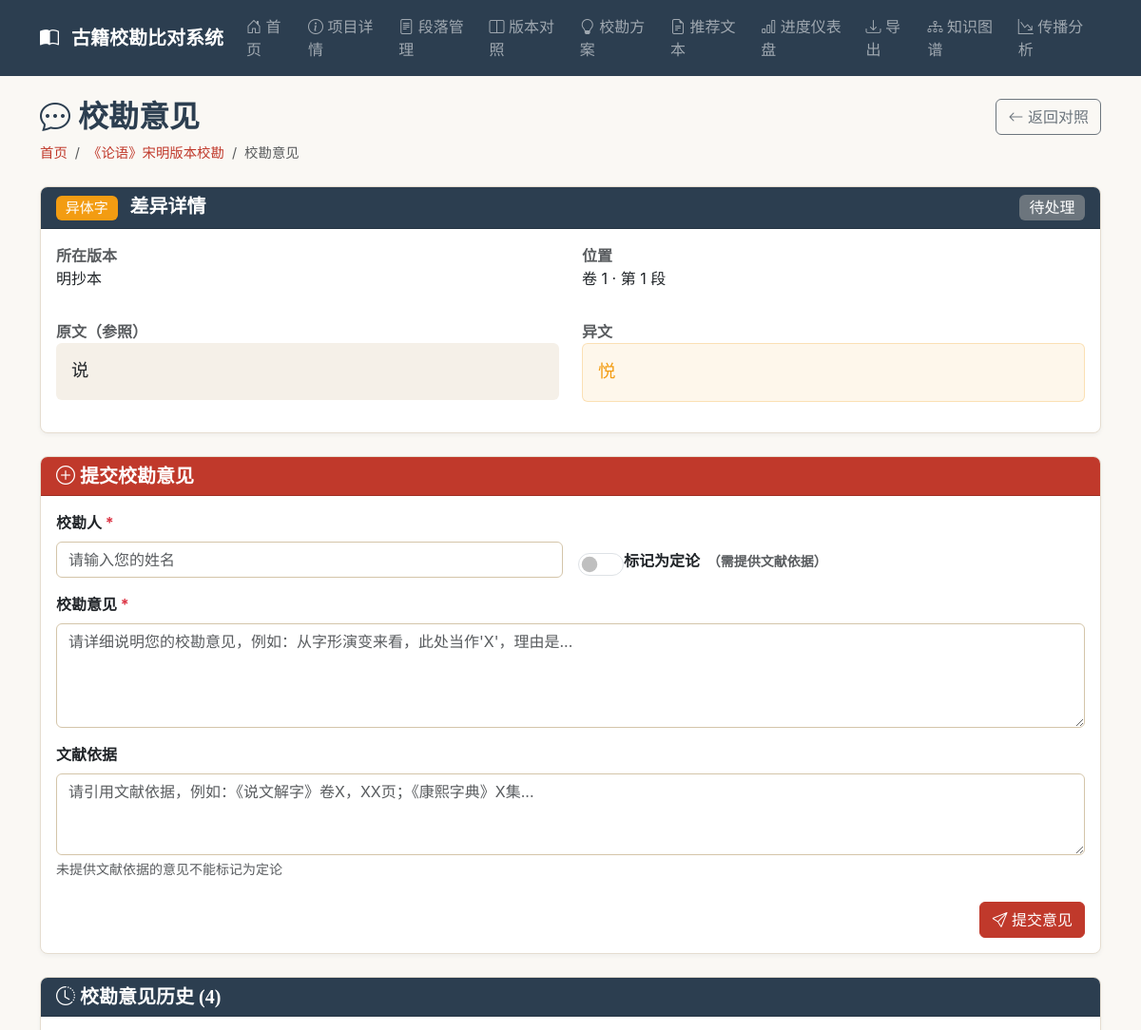
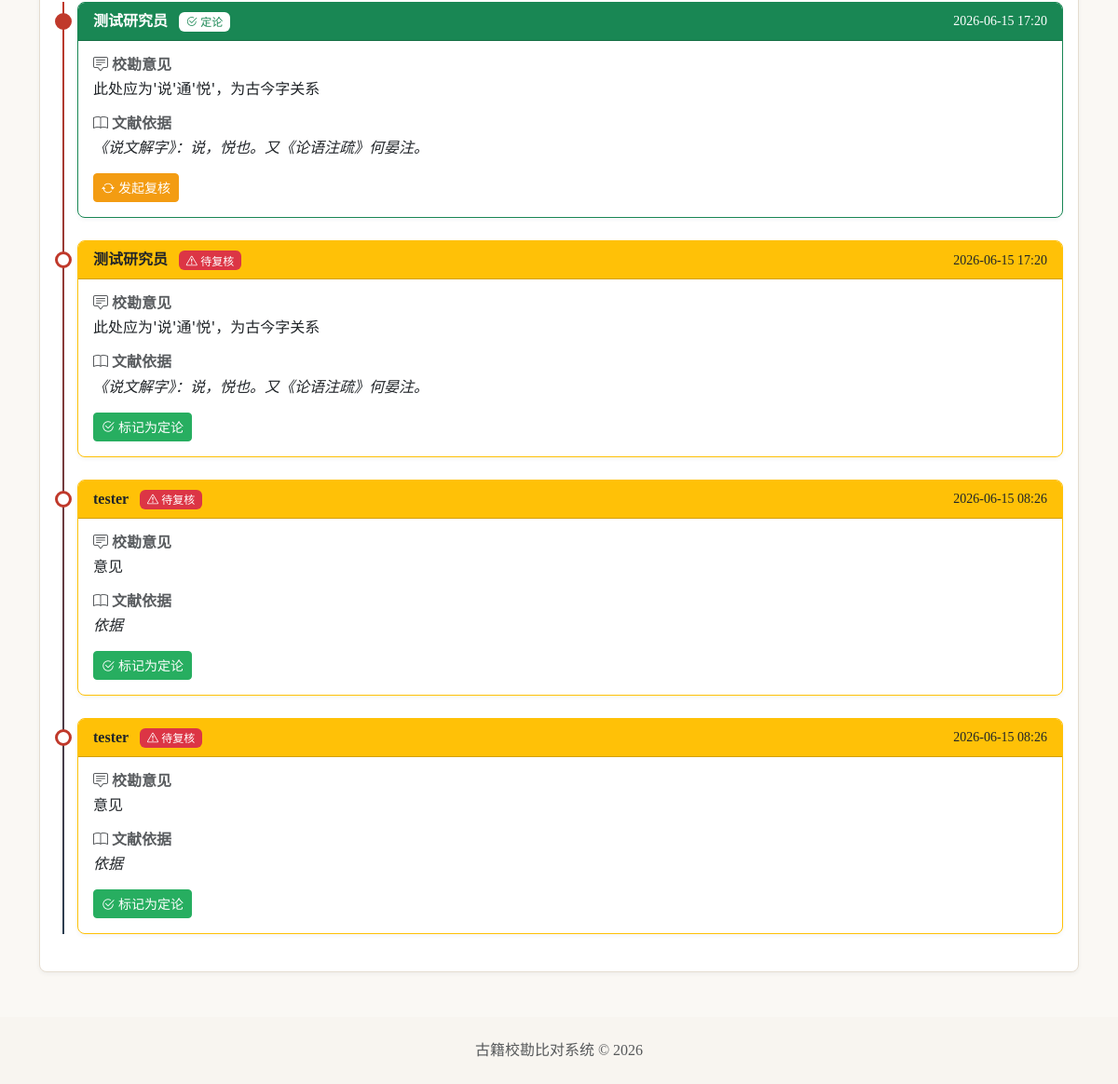
The app's page /projects/1/collation/1 with its own data (2 pictures, top to bottom).
### app/models.py (models this page shows)
class Project(Base):
    __tablename__ = "project"
    id = Column(Integer, primary_key=True, autoincrement=True)
    name = Column(String(255), nullable=False)
    description = Column(Text, nullable=True)
    book_title = Column(String(255), nullable=False)
    created_at = Column(DateTime, default=datetime.now)
    versions = relationship("Version", back_populates="project", cascade="all, delete-orphan")
    diffs = relationship("Diff", back_populates="project", cascade="all, delete-orphan")

class Version(Base):
    __tablename__ = "version"
    id = Column(Integer, primary_key=True, autoincrement=True)
    project_id = Column(Integer, ForeignKey("project.id", ondelete="CASCADE"), nullable=False)
    name = Column(String(255), nullable=False)
    source = Column(Text, nullable=True)
    year = Column(String(50), nullable=True)
    __table_args__ = (UniqueConstraint("project_id", "name", name="uq_project_version_name"),)
    project = relationship("Project", back_populates="versions")
    passages = relationship("Passage", back_populates="version", cascade="all, delete-orphan")
    diffs = relationship("Diff", back_populates="version", cascade="all, delete-orphan")

class Passage(Base):
    __tablename__ = "passage"
    id = Column(Integer, primary_key=True, autoincrement=True)
    version_id = Column(Integer, ForeignKey("version.id", ondelete="CASCADE"), nullable=False)
    volume_no = Column(Integer, nullable=False)
    paragraph_no = Column(Integer, nullable=False)
    content = Column(Text, nullable=False)
    updated_at = Column(DateTime, default=datetime.now, onupdate=datetime.now)
    __table_args__ = (UniqueConstraint("version_id", "volume_no", "paragraph_no", name="uq_version_volume_paragraph"),)
    version = relationship("Version", back_populates="passages")
    diffs = relationship("Diff", back_populates="passage", cascade="all, delete-orphan")

class Diff(Base):
    __tablename__ = "diff"
    id = Column(Integer, primary_key=True, autoincrement=True)
    project_id = Column(Integer, ForeignKey("project.id", ondelete="CASCADE"), nullable=False)
    passage_id = Column(Integer, ForeignKey("passage.id", ondelete="CASCADE"), nullable=False)
    version_id = Column(Integer, ForeignKey("version.id", ondelete="CASCADE"), nullable=False)
    diff_type = Column(String(20), nullable=False)
    position_start = Column(Integer, nullable=False)
    position_end = Column(Integer, nullable=False)
    text = Column(Text, nullable=True)
    reference_text = Column(Text, nullable=True)
    status = Column(String(20), default="pending")
    project = relationship("Project", back_populates="diffs")
    passage = relationship("Passage", back_populates="diffs")
    version = relationship("Version", back_populates="diffs")
    collation_notes = relationship("CollationNote", back_populates="diff", cascade="all, delete-orphan")
    proposals = relationship("CollationProposal", back_populates="diff", cascade="all, delete-orphan")
    discussions = relationship("DiscussionMessage", back_populates="diff", cascade="all, delete-orphan")

class CollationNote(Base):
    __tablename__ = "collation_note"
    id = Column(Integer, primary_key=True, autoincrement=True)
    diff_id = Column(Integer, ForeignKey("diff.id", ondelete="CASCADE"), nullable=False)
    author = Column(String(255), nullable=False)
    content = Column(Text, nullable=False)
    evidence = Column(Text, nullable=True)
    is_final = Column(Boolean, default=False)
    needs_review = Column(Boolean, default=False)
    created_at = Column(DateTime, default=datetime.now)
    diff = relationship("Diff", back_populates="collation_notes")

### app/routers/collation.py (the view)
@router.get("/projects/{project_id}/collation/{diff_id}", response_class=HTMLResponse)
async def collation_page(
    request: Request,
    project_id: int,
    diff_id: int,
    db: Session = Depends(get_db)
):
    project = crud.get_project(db, project_id)
    if not project:
        raise HTTPException(status_code=404, detail="项目不存在")
    diff = crud.get_diff(db, diff_id)
    if not diff:
        raise HTTPException(status_code=404, detail="差异不存在")
    notes = crud.get_collation_notes_by_diff(db, diff_id)
    version = crud.get_version(db, diff.version_id)
    passage = crud.get_passage(db, diff.passage_id)
    diff_label = DIFF_TYPE_LABELS.get(diff.diff_type, diff.diff_type)
    diff_color = DIFF_TYPE_COLORS.get(diff.diff_type, "#333")
    error = request.query_params.get("error", None)
    success = request.query_params.get("success", None)
    return templates.TemplateResponse("collation_view.html", {
        "request": request,
        "project": project,
        "diff": diff,
        "notes": notes,
        "version": version,
        "passage": passage,
        "diff_label": diff_label,
        "diff_color": diff_color,
        "error": error,
        "success": success
    })

### app/templates/collation_view.html (shortened to what this page needs)
{% extends "base.html" %}
{% block content %}
<div class="d-flex justify-content-between align-items-start mb-4">
    <div>
        <h2 style="color: #2c3e50;">
            <i class="bi bi-chat-dots"></i> 校勘意见
        </h2>
        <nav aria-label="breadcrumb">
            <ol class="breadcrumb mb-0">
                <li class="breadcrumb-item"><a href="/">首页</a></li>
                <li class="breadcrumb-item"><a href="/projects/{{ project.id }}">{{ project.name }}</a></li>
                <li class="breadcrumb-item active">校勘意见</li>
            </ol>
        </nav>
    </div>
    <a href="/projects/{{ project.id }}/compare{% if passage %}?volume_no={{ passage.volume_no }}&paragraph_no={{ passage.paragraph_no }}{% endif %}"
       class="btn btn-outline-secondary">
        <i class="bi bi-arrow-left"></i> 返回对照
    </a>
</div>
<div class="card mb-4">
    <div class="card-header d-flex justify-content-between align-items-center" style="background-color: #2c3e50; color: white;">
        <h5 class="mb-0">
            <span class="badge me-2" style="background-color: {{ diff_color }};">{{ diff_label }}</span>
            差异详情
        </h5>
        <span class="badge
            {% if diff.status == 'pending' %}bg-secondary
            {% elif diff.status == 'reviewed' %}bg-warning text-dark
            {% elif diff.status == 'finalized' %}bg-success{% endif %} fs-6">
            {% if diff.status == 'pending' %}待处理
            {% elif diff.status == 'reviewed' %}复核中
            {% elif diff.status == 'finalized' %}已定论{% endif %}
        </span>
    </div>
    <div class="card-body">
        <div class="row mb-3">
            <div class="col-md-6">
                <label class="text-muted fw-bold">所在版本</label>
                <p>{% if version %}{{ version.name }}{% else %}-{% endif %}</p>
            </div>
            <div class="col-md-6">
                <label class="text-muted fw-bold">位置</label>
                <p>{% if passage %}卷 {{ passage.volume_no }} · 第 {{ passage.paragraph_no }} 段{% else %}-{% endif %}</p>
            </div>
        </div>
        <div class="row mb-3">
            <div class="col-md-6">
                <label class="text-muted fw-bold">原文（参照）</label>
                <div class="p-3 rounded" style="background-color: #f5f0e8; font-family: 'Noto Serif SC', 'SimSun', serif; font-size: 1.15rem;">
                    {{ diff.reference_text or '（无）' }}
                </div>
            </div>
            <div class="col-md-6">
                <label class="text-muted fw-bold">异文</label>
                <div class="p-3 rounded" style="background-color: {{ diff_color }}15; font-family: 'Noto Serif SC', 'SimSun', serif; font-size: 1.15rem; border: 1px solid {{ diff_color }}40;">
                    <span style="color: {{ diff_color }};">{{ diff.text or '（缺字）' }}</span>
                </div>
            </div>
        </div>
    </div>
</div>
<div class="card mb-4">
    <div class="card-header d-flex justify-content-between align-items-center" style="background-color: #c0392b; color: white;">
        <h5 class="mb-0"><i class="bi bi-plus-circle"></i> 提交校勘意见</h5>
    </div>
    <div class="card-body">
        <form method="POST" action="/projects/{{ project.id }}/collation/{{ diff.id }}/notes">
            <div class="row g-3 mb-3">
                <div class="col-md-6">
                    <label for="author" class="form-label fw-bold">校勘人 <span class="text-danger">*</span></label>
                    <input type="text" class="form-control" id="author" name="author" required placeholder="请输入您的姓名">
                </div>
                <div class="col-md-6 d-flex align-items-end">
                    <div class="form-check form-switch">
                        <input class="form-check-input" type="checkbox" id="is_final" name="is_final">
                        <label class="form-check-label fw-bold" for="is_final">
                            标记为定论
                            <span class="text-muted small ms-1">（需提供文献依据）</span>
                        </label>
                    </div>
                </div>
            </div>
            <div class="mb-3">
                <label for="content" class="form-label fw-bold">校勘意见 <span class="text-danger">*</span></label>
                <textarea class="form-control" id="content" name="content" rows="4" required
                          placeholder="请详细说明您的校勘意见，例如：从字形演变来看，此处当作'X'，理由是..."></textarea>
            </div>
            <div class="mb-4">
                <label for="evidence" class="form-label fw-bold">
                    文献依据
                </label>
                <textarea class="form-control" id="evidence" name="evidence" rows="3"
                          placeholder="请引用文献依据，例如：《说文解字》卷X，XX页；《康熙字典》X集..."></textarea>
                <div class="form-text">未提供文献依据的意见不能标记为定论</div>
            </div>
            <div class="d-flex justify-content-end">
                <button type="submit" class="btn btn-primary" style="background-color: #c0392b; border-color: #c0392b;">
                    <i class="bi bi-send"></i> 提交意见
                </button>
            </div>
        </form>
    </div>
</div>
<div class="card">
    <div class="card-header" style="background-color: #2c3e50; color: white;">
        <h5 class="mb-0"><i class="bi bi-clock-history"></i> 校勘意见历史 ({{ notes|length }})</h5>
    </div>
    <div class="card-body">
        {% if notes %}
        <div class="timeline">
            {% for note in notes %}
            <div class="timeline-item mb-4">
                <div class="timeline-marker"></div>
                <div class="timeline-content ms-4">
                    <div class="card {% if note.is_final %}border-success{% elif note.needs_review %}border-warning{% endif %}">
                        <div class="card-header d-flex justify-content-between align-items-center
                                    {% if note.is_final %}bg-success text-white
                                    {% elif note.needs_review %}bg-warning text-dark
                                    {% else %}bg-light{% endif %}">
                            <div>
                                <strong>{{ note.author }}</strong>
                                {% if note.is_final %}
                                <span class="badge bg-white text-success ms-2"><i class="bi bi-check2-circle"></i> 定论</span>
                                {% endif %}
                                {% if note.needs_review %}
                                <span class="badge bg-danger ms-2"><i class="bi bi-exclamation-triangle"></i> 待复核</span>
                                {% endif %}
                            </div>
                            <small>{{ note.created_at.strftime('%Y-%m-%d %H:%M') }}</small>
                        </div>
                        <div class="card-body">
                            <div class="mb-3">
                                <h6 class="text-muted mb-1"><i class="bi bi-chat-square-text"></i> 校勘意见</h6>
                                <p class="mb-0" style="white-space: pre-wrap;">{{ note.content }}</p>
                            </div>
                            {% if note.evidence %}
                            <div class="mb-3">
                                <h6 class="text-muted mb-1"><i class="bi bi-book"></i> 文献依据</h6>
                                <p class="mb-0 fst-italic" style="white-space: pre-wrap;">{{ note.evidence }}</p>
                            </div>
                            {% endif %}
                            <div class="d-flex gap-2">
                                {% if not note.is_final and note.evidence %}
                                <form method="POST" action="/projects/{{ project.id }}/collation/{{ diff.id }}/notes/{{ note.id }}/final" class="d-inline">
                                    <button type="submit" class="btn btn-success btn-sm">
                                        <i class="bi bi-check2-circle"></i> 标记为定论
                                    </button>
                                </form>
                                {% endif %}
                                {% if not note.needs_review %}
                                <form method="POST" action="/projects/{{ project.id }}/collation/{{ diff.id }}/notes/{{ note.id }}/review" class="d-inline">
                                    <button type="submit" class="btn btn-warning btn-sm">
                                        <i class="bi bi-arrow-repeat"></i> 发起复核
                                    </button>
                                </form>
                                {% endif %}
                            </div>
                        </div>
                    </div>
                </div>
            </div>
            {% endfor %}
        </div>
        {% else %}
        <div class="text-center py-5 text-muted">
            <i class="bi bi-chat-dots" style="font-size: 3rem;"></i>
            <p class="mt-3 mb-0">暂无校勘意见，请在上方提交您的意见</p>
        </div>
        {% endif %}
    </div>
</div>
{% endblock %}

### static/css/custom.css (style rules this page uses)
body { font-family: 'Noto Sans SC', -apple-system, BlinkMacSystemFont, 'Segoe UI', sans-serif; background-color: #faf8f4; color: #2c3e50; min-height: 100vh; }
h1, h2, h3, h4, h5, h6 { font-family: 'Noto Serif SC', serif; font-weight: 600; }
.card { border-radius: 8px; border: 1px solid #e5ddd0; box-shadow: 0 2px 4px rgba(44, 62, 80, 0.05); transition: box-shadow 0.3s ease; }
.card-header { border-radius: 7px 7px 0 0 !important; font-family: 'Noto Serif SC', serif; }
.btn-primary { background-color: #c0392b; border-color: #c0392b; transition: all 0.3s ease; }
.btn-success { background-color: #27ae60; border-color: #27ae60; }
.btn-warning { background-color: #f39c12; border-color: #f39c12; color: white; }
.form-control, .form-select { border-color: #d4c5a9; border-radius: 6px; }
.badge { font-family: 'Noto Sans SC', sans-serif; font-weight: 500; }
.timeline { position: relative; }
.timeline::before { content: ''; position: absolute; left: 8px; top: 0; bottom: 0; width: 2px; background: linear-gradient(to bottom, #c0392b, #2c3e50); }
.timeline-item { position: relative; padding-left: 0; }
.timeline-marker { position: absolute; left: 0; top: 12px; width: 18px; height: 18px; background-color: #fff; border: 3px solid #c0392b; border-radius: 50%; z-index: 1; }
.timeline-item:first-child .timeline-marker { background-color: #c0392b; }
.breadcrumb { font-size: 0.9rem; }
.breadcrumb a { color: #c0392b; text-decoration: none; }
.form-switch .form-check-input { width: 3em; height: 1.5em; }

### records on screen
Project: name "《论语》宋明版本校勘"
Version: name "明抄本"
Passage: volume_no "1", paragraph_no "1"
Diff: reference_text "说", text "悦"
CollationNote: author "测试研究员", is_final True (drawn), created_at "2026-06-15 17:20", content "此处应为'说'通'悦'，为古今字关系", evidence "《说文解字》：说，悦也。又《论语注疏》何晏注。"
CollationNote: author "测试研究员", needs_review True (drawn), created_at "2026-06-15 17:20", content "此处应为'说'通'悦'，为古今字关系", evidence "《说文解字》：说，悦也。又《论语注疏》何晏注。"
CollationNote: author "tester", needs_review True (drawn), created_at "2026-06-15 08:26", content "意见", evidence "依据"
CollationNote: author "tester", needs_review True (drawn), created_at "2026-06-15 08:26", content "意见", evidence "依据"

### other values on screen
{{ diff_label }} "异体字"
{{ notes|length }} "4"
